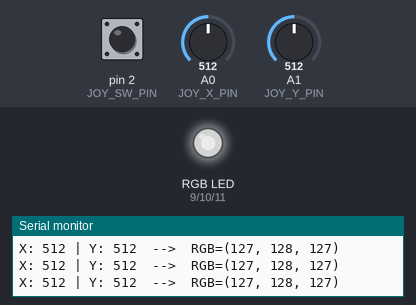
A sketch run on a simulated Arduino Uno, built with avr-gcc and run on an emulated ATmega328P. Parts: an RGB LED mixed from three pins (HIGH = lit), the last lines printed to the serial monitor. The test bench sets the inputs (shaded band); at power-on: A0 (JOY_X_PIN) = 512, A1 (JOY_Y_PIN) = 512, pin 2 (JOY_SW_PIN) HIGH. Dim RGB values are drawn brighter than linear.

Above: at 1.2 s.
1.3 s: A0 (JOY_X_PIN) set to 419
At 2.3 s:
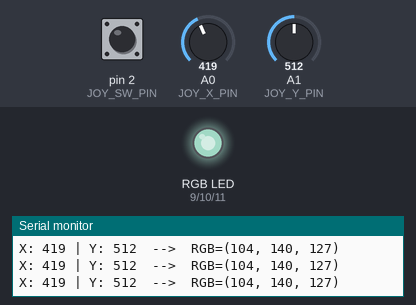
2.8 s: A0 (JOY_X_PIN) set to 394
At 3.7 s:
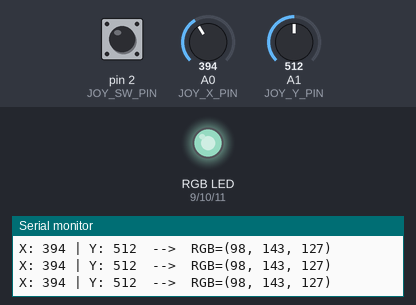
5.8 s: A1 (JOY_Y_PIN) set to 840
At 6.5 s:
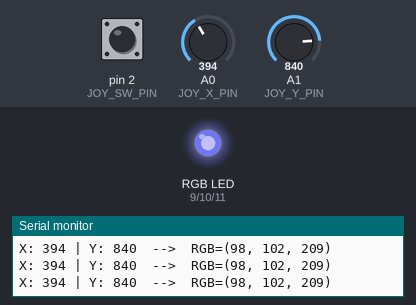
7.3 s: A1 (JOY_Y_PIN) set to 871
At 8.2 s:
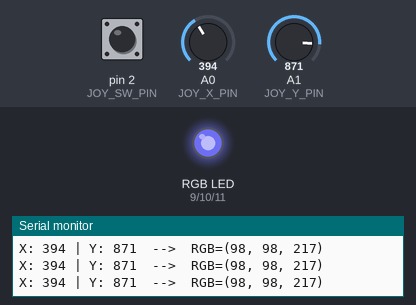
10.3 s: pin 2 (JOY_SW_PIN) pulled LOW for 0.15 s
At 10.43 s:
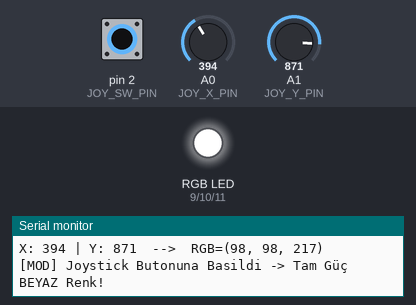
12.0 s: A1 (JOY_Y_PIN) set to 716
At 12.3 s:
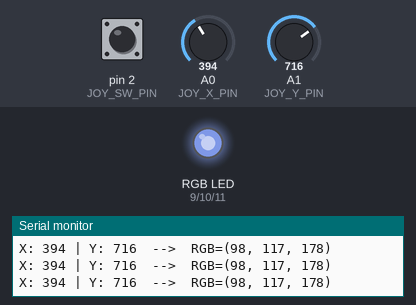
Timing chart, 0 to 14.5 s (numbered marks = the images above; inputs shaded):
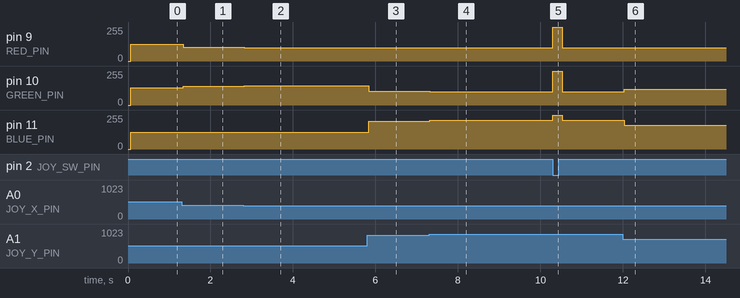

The sketch:

Sinif_10_Joystick_RGB_Mikser.ino
```cpp
/* ==============================================================================
 * PROJE ADI: 10. Sınıf - RGB LED ve Joystick ile Renk/Yön Mikseri
 * HEDEF SEVİYE: 10. Sınıf (15-16 Yaş / Lise - Oyun Kontrolcüleri & PWM Renk Teorisi)
 *
 * PROJENİN AMACI VE ÇALIŞMA MANTIĞI:
 * Bu projede öğrenciler, endüstriyel kumandalarda ve oyun kollarında (gamepad)
 * kullanılan iki eksenli analog joystick mekanizmasını ve ışık tayfı renk teorisini
 * (RGB Eklemeli Renk Karışımı - Additive Color Model) öğrenirler. Mikrodenetleyicinin
 * Donanımsal Pals Genişlik Modülasyonu (PWM) kanalları kullanılarak 16 milyon renk
 * kombinasyonunun temeli atılır.
 *
 * ÇALIŞMA MANTIĞI:
 * 1. Joystick, birbirine dik iki potansiyometreden oluşur (X ve Y eksenleri).
 * 2. X ekseni (A0) okuması Kırmızı (Red) kanalının yoğunluğunu belirler.
 * 3. Y ekseni (A1) okuması Mavi (Blue) kanalının yoğunluğunu belirler.
 * 4. İki eksenin vektörel bileşkesi veya ortalaması Yeşil (Green) kanalını besler.
 * 5. Okunan 0-1023 analog veriler "map()" ile 8-bitlik PWM aralığına (0-255) dönüştürülür.
 * 6. "analogWrite()" ile LED bacaklarına gerilim darbesi gönderilerek ışık karıştırılır.
 * 7. Joystick butonuna (SW - Pin 2) tıklandığında anında tam güç BEYAZ IŞIK modu aktif edilir.
 *
 * GEREKLİ DEVRE ELEMANLARI LİSTESİ:
 * - 1 x Arduino Uno R3
 * - 1 x Breadboard
 * - 1 x 2 Eksenli Analog Joystick Modülü (KY-023)
 * - 1 x RGB LED (4 Bacaklı - Ortak Katot)
 * - 3 x 220 Ohm Direnç (R, G, B bacakları için)
 * - 9 x Erkek-Erkek / Erkek-Dişi Jumper Kablo
 * - 1 x USB Tip-B Kablo
 *
 * DETAYLI PİN BAĞLANTI TABLOSU:
 * -----------------------------------------------------------------------------
 * Arduino Pini       | Bileşen Bacağı          | Açıklama / Not
 * -----------------------------------------------------------------------------
 * 5V (Güç)           | Joystick VCC            | Joystick beslemesi
 * GND (Toprak)       | Joystick GND & RGB Katot| Ortak toprak hattı
 * A0 (Analog)        | Joystick VRx            | X ekseni yatay hareket (0-1023)
 * A1 (Analog)        | Joystick VRy            | Y ekseni dikey hareket (0-1023)
 * Pin 2 (Dijital)    | Joystick SW (Buton)     | Dahili INPUT_PULLUP ile buton
 * Pin 9 (PWM ~)      | 220Ω -> RGB Kırmızı (R) | Kırmızı renk PWM kontrolü (0-255)
 * Pin 10 (PWM ~)     | 220Ω -> RGB Yeşil (G)   | Yeşil renk PWM kontrolü (0-255)
 * Pin 11 (PWM ~)     | 220Ω -> RGB Mavi (B)    | Mavi renk PWM kontrolü (0-255)
 * -----------------------------------------------------------------------------
 *
 * GEREKLİ KÜTÜPHANELER:
 * - Harici kütüphane gerektirmez.
 * ============================================================================== */

// Pin Tanımlamaları
const int JOY_X_PIN  = A0; // Joystick X ekseni (Analog)
const int JOY_Y_PIN  = A1; // Joystick Y ekseni (Analog)
const int JOY_SW_PIN = 2;  // Joystick basma butonu (Dijital)

const int RED_PIN    = 9;  // Kırmızı LED (PWM Pini)
const int GREEN_PIN  = 10; // Yeşil LED (PWM Pini)
const int BLUE_PIN   = 11; // Mavi LED (PWM Pini)

void setup() {
  // RGB LED pinlerini çıkış yapıyoruz
  pinMode(RED_PIN, OUTPUT);
  pinMode(GREEN_PIN, OUTPUT);
  pinMode(BLUE_PIN, OUTPUT);

  // Joystick butonunu dahili dirençle dinliyoruz
  pinMode(JOY_SW_PIN, INPUT_PULLUP);

  // Seri iletişimi başlatıyoruz
  Serial.begin(9600);
  Serial.println("=========================================");
  Serial.println("Joystick RGB Renk Mikseri Baslatildi");
  Serial.println("=========================================");
}

// Renk uygulama yardımcı fonksiyonu (Ortak Katot LED için 0=Sönük, 255=Maksimum Parlak)
void setColor(int redVal, int greenVal, int blueVal) {
  analogWrite(RED_PIN, redVal);
  analogWrite(GREEN_PIN, greenVal);
  analogWrite(BLUE_PIN, blueVal);
}

void loop() {
  // Joystick analog verilerini oku (0 - 1023)
  int xVal = analogRead(JOY_X_PIN);
  int yVal = analogRead(JOY_Y_PIN);
  int btnState = digitalRead(JOY_SW_PIN);

  // Butona basılmışsa (SW == LOW): Özel Flaşör / Beyaz Işık Modu
  if (btnState == LOW) {
    setColor(255, 255, 255); // Tam güç Beyaz Işık
    Serial.println("[MOD] Joystick Butonuna Basildi -> Tam Güç BEYAZ Renk!");
    delay(100);
    return;
  }

  // Analog okumaları 8-bit PWM parlaklığına (0 - 255) dönüştür
  int redBrightness   = map(xVal, 0, 1023, 0, 255);
  int blueBrightness  = map(yVal, 0, 1023, 0, 255);
  // Yeşil kanalı iki eksenin dengeli harmanlanmasıyla elde edilir
  int greenBrightness = map((xVal + yVal) / 2, 0, 1023, 255, 0);

  // LED'lere yeni renk voltajlarını uygula
  setColor(redBrightness, greenBrightness, blueBrightness);

  // Değerleri seri porttan gözlemle
  Serial.print("X: ");
  Serial.print(xVal);
  Serial.print(" | Y: ");
  Serial.print(yVal);
  Serial.print("  -->  RGB=(");
  Serial.print(redBrightness);
  Serial.print(", ");
  Serial.print(greenBrightness);
  Serial.print(", ");
  Serial.print(blueBrightness);
  Serial.println(")");

  delay(30); // Akıcı renk geçişi için küçük gecikme
}
```

Measured:
- after the input at 1.3 s, pin 9 (RED_PIN): 127/255 → 104/255 at once; pin 10 (GREEN_PIN): 128/255 → 140/255 at once
- after the input at 2.8 s, pin 9 (RED_PIN): 104/255 → 98/255 at once; pin 10 (GREEN_PIN): 140/255 → 143/255 at once
- after the input at 5.8 s, pin 10 (GREEN_PIN): 143/255 → 102/255 at once; pin 11 (BLUE_PIN): 127/255 → 209/255 at once
- after the input at 7.3 s, pin 10 (GREEN_PIN): 102/255 → 98/255 at once; pin 11 (BLUE_PIN): 209/255 → 217/255 at once
- after the input at 10.3 s, pin 9 (RED_PIN), pin 10 (GREEN_PIN): 98/255 → 255/255 at once, → 98/255 0.23 s later; pin 11 (BLUE_PIN): 217/255 → 255/255 at once, → 217/255 0.23 s later
- after the input at 12.0 s, pin 10 (GREEN_PIN): 98/255 → 117/255 at once; pin 11 (BLUE_PIN): 217/255 → 178/255 at once
